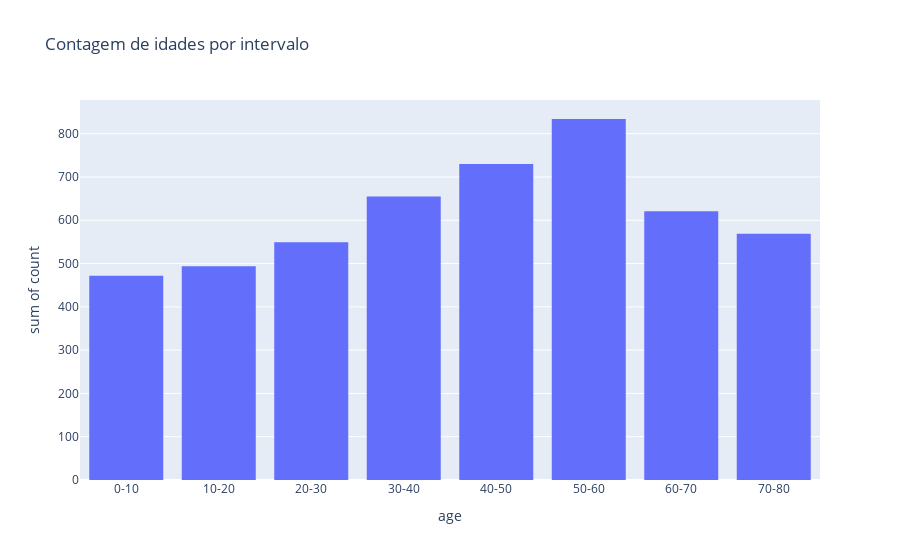

Notebook source saved alongside this figure:
### Code cell
fig1 = px.histogram(df_agrupado, x='age', y='count', title='Contagem de idades por intervalo')
fig1.show()

### Figure 1 — Plotly figure (JSON) as saved in the notebook; plotly's stock layout.template omitted (floating-point values rounded to 4 significant figures)
{"data": [{"alignmentgroup": "True", "bingroup": "x", "histfunc": "sum", "hovertemplate": "age=%{x}<br>sum of count=%{y}<extra></extra>", "legendgroup": "", "marker": {"color": "#636efa", "pattern": {"shape": ""}}, "name": "", "offsetgroup": "", "orientation": "v", "showlegend": false, "type": "histogram", "x": ["0-10", "10-20", "20-30", "30-40", "40-50", "50-60", "60-70", "70-80"], "xaxis": "x", "y": [472, 494, 549, 655, 730, 834, 621, 569], "yaxis": "y"}], "layout": {"barmode": "relative", "legend": {"tracegroupgap": 0}, "title": {"text": "Contagem de idades por intervalo"}, "xaxis": {"anchor": "y", "domain": [0, 1], "title": {"text": "age"}}, "yaxis": {"anchor": "x", "domain": [0, 1], "title": {"text": "sum of count"}}}}
